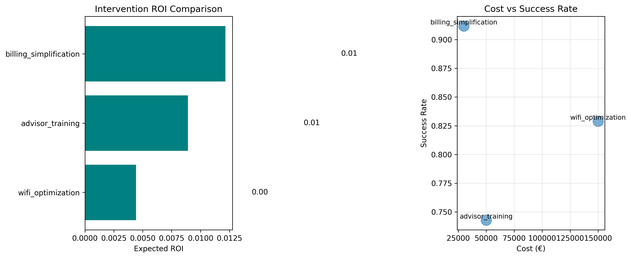
#> input picture results/advanced_recommendations/roi_optimization.png, 631 x 258 px, shrunk from 3586 x 1466 before the run
$ python explore_results.py
#> lines starting #> are read from the running program, lines starting #| are printed output that depends on the picture
#!/usr/bin/env python3
"""
Simple helper to inspect results JSON and display PNGs.
Run: python explore_results.py
"""
import json
from pathlib import Path
import matplotlib.pyplot as plt
from PIL import Image

def print_json(path):
    p = Path(path)
    if not p.exists():
        print(f"[MISSING] {path}")
        return None
    obj = json.load(open(p, "r", encoding="utf-8"))
    print(f"\n--- {path} ---")
    for k, v in obj.items():
        print(f"{k}: ", end="")
        if isinstance(v, list):
            print(f"list(len={len(v)})")
            if len(v) > 0:
                print("  sample 0:", v[0])
        else:
            print(type(v).__name__)
    return obj

def show_image(path, title=None):
#> called with title = 'ROI Optimization'
    p = Path(path)
    if not p.exists():
        print(f"[MISSING] {path}")
        return
    img = Image.open(p)
#> img is the input picture: PIL image 631x258 RGBA; mean R, G, B, A 224.3, 237.1, 237.2, 255
    plt.figure(figsize=(8,6))
    plt.imshow(img)
    plt.axis('off')
    if title:
        plt.title(title)
    plt.show()

def main():
    base = Path('results')
    roi_json = base / 'advanced_recommendations' / 'advanced_roi_analysis.json'
    roi_png = base / 'advanced_recommendations' / 'roi_optimization.png'
    pareto_png = base / 'advanced_recommendations' / 'pareto_frontier.png'
    causal_json = base / 'causal_analysis' / 'causal_analysis_results.json'
    causal_png = base / 'causal_analysis' / 'causal_analysis_dashboard.png'

    report = print_json(roi_json)
    print_json(causal_json)

    if report and 'optimal_ranking' in report:
        print('\nTop interventions:')
        for i, it in enumerate(report['optimal_ranking'][:5], 1):
            print(f' {i}. {it.get("intervention")}  ROI={it.get("expected_roi")}  success_rate={it.get("success_rate")}')

    show_image(roi_png, 'ROI Optimization')
    show_image(pareto_png, 'Pareto Frontier')
#> call 2 of show_image, with title = 'Pareto Frontier'
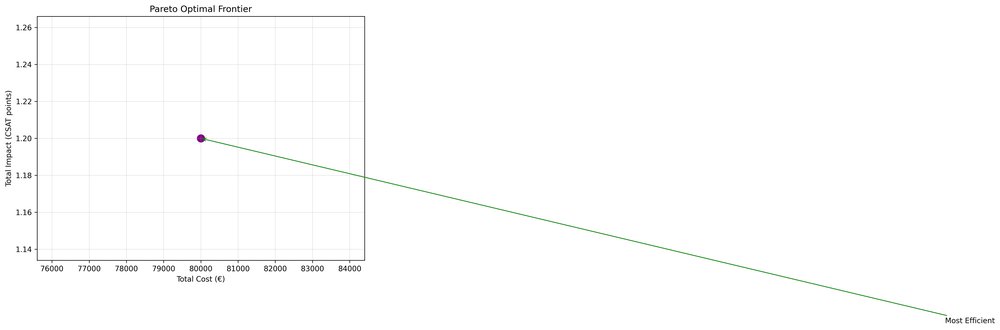
#> input picture results/advanced_recommendations/pareto_frontier.png, 1000 x 330 px, shrunk from 5680 x 1875 before the run
#> in show_image, img is the input picture: PIL image 1000x330 RGBA; mean R, G, B, A 252.8, 253.1, 252.8, 255
    show_image(causal_png, 'Causal Dashboard')
#> call 3 of show_image, with title = 'Causal Dashboard'
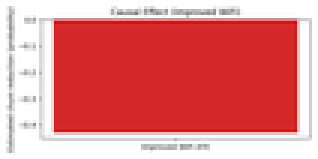
#> input picture results/causal_analysis/causal_analysis_dashboard.png, 106 x 53 px, shrunk from 600 x 300 before the run (shown 3 times larger)
#> in show_image, img is the input picture: PIL image 106x53 RGBA; mean R, G, B, A 226.4, 130.7, 131.3, 255

if __name__ == '__main__':
    main()
